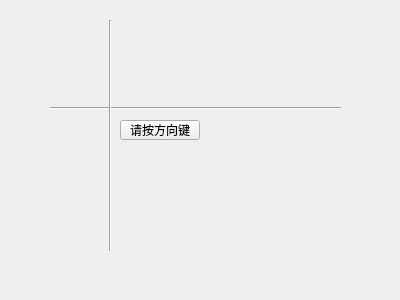
<?xml version="1.0" encoding="UTF-8"?>
<ui version="4.0">
 <class>Widget</class>
 <widget class="QWidget" name="Widget">
  <property name="geometry">
   <rect>
    <x>0</x>
    <y>0</y>
    <width>400</width>
    <height>300</height>
   </rect>
  </property>
  <property name="windowTitle">
   <string>Widget</string>
  </property>
  <widget class="Line" name="line">
   <property name="geometry">
    <rect>
     <x>50</x>
     <y>100</y>
     <width>291</width>
     <height>16</height>
    </rect>
   </property>
   <property name="orientation">
    <enum>Qt::Horizontal</enum>
   </property>
  </widget>
  <widget class="Line" name="line_2">
   <property name="geometry">
    <rect>
     <x>100</x>
     <y>20</y>
     <width>20</width>
     <height>231</height>
    </rect>
   </property>
   <property name="orientation">
    <enum>Qt::Vertical</enum>
   </property>
  </widget>
  <widget class="QPushButton" name="pushButton">
   <property name="geometry">
    <rect>
     <x>120</x>
     <y>120</y>
     <width>80</width>
     <height>20</height>
    </rect>
   </property>
   <property name="text">
    <string>请按方向键</string>
   </property>
  </widget>
 </widget>
 <layoutdefault spacing="6" margin="11"/>
 <resources/>
 <connections/>
</ui>
